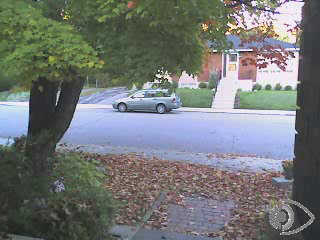
//> input picture frame 11 of bgslibrary-master/dataset/bike.avi, 320 x 240 px
$ ./main   (built with g++ and OpenCV 4)
//> lines starting //> are read from the running program, lines starting //| are printed output that depends on the picture
### Background Subtract/ViBe/ViBe.h
#include <iostream>
#include "opencv2/opencv.hpp"

using namespace cv;
using namespace std;

#define NUM_SAMPLES 20		//每个像素点的样本个数
#define MIN_MATCHES 2		//#min指数
#define RADIUS 20		//Sqthere半径
#define SUBSAMPLE_FACTOR 16	//子采样概率


class ViBe_BGS
{
public:
	ViBe_BGS(void);
	~ViBe_BGS(void);

	void init(const Mat _image);   //初始化
	void processFirstFrame(const Mat _image);
	void testAndUpdate(const Mat _image);  //更新
	Mat getMask(void){return m_mask;};
	void deleteSamples(){delete samples;};

private:
	unsigned char ***samples;
//	float samples[1024][1024][NUM_SAMPLES+1];//保存每个像素点的样本值

/*
	Mat m_samples[NUM_SAMPLES];
	Mat m_foregroundMatchCount;*/

	Mat m_mask;
};

### Background Subtract/ViBe/Vibe.cpp
#include "ViBe.h"

using namespace std;
using namespace cv;

int c_xoff[9] = {-1,  0,  1, -1, 1, -1, 0, 1, 0};  //x的邻居点
int c_yoff[9] = {-1,  0,  1, -1, 1, -1, 0, 1, 0};  //y的邻居点

ViBe_BGS::ViBe_BGS(void)
{

}
ViBe_BGS::~ViBe_BGS(void)
{

}


/**************** Assign space and init ***************************/
void ViBe_BGS::init(const Mat _image)
{
	//动态分配三维数组，samples[][][NUM_SAMPLES]存储前景被连续检测的次数
    samples=new unsigned char **[_image.rows];
	for (int i=0;i<_image.rows;i++)
	{
		samples[i]=new unsigned char *[1024];
		for (int j=0;j<_image.cols;j++)
		{
			samples[i][j]=new unsigned char [NUM_SAMPLES+1];
			for (int k=0;k<NUM_SAMPLES+1;k++)
			{
				samples[i][j][k]=0;
			}
		}
	}

	m_mask = Mat::zeros(_image.size(),CV_8UC1);

	//imshow("m_mask",m_mask);

}

/**************** Init model from first frame ********************/
void ViBe_BGS::processFirstFrame(const Mat _image)
{
	RNG rng;
	int row, col;

	for(int i = 0; i < _image.rows; i++)
	{
		for(int j = 0; j < _image.cols; j++)
		{
			for(int k = 0 ; k < NUM_SAMPLES; k++)
			{
				// Random pick up NUM_SAMPLES pixel in neighbourhood to construct the model
				int random = rng.uniform(0, 9);

				row = i + c_yoff[random];
				if (row < 0)
					row = 0;
				if (row >= _image.rows)
					row = _image.rows - 1;

				col = j + c_xoff[random];
				if (col < 0)
					col = 0;
				if (col >= _image.cols)
					col = _image.cols - 1;

				samples[i][j][k]=_image.at<uchar>(row, col);
			}
		}
	}
}

/**************** Test a new frame and update model ********************/
// [82 lines left out: function testAndUpdate, not called in this run]

// [31 lines of commented-out code are left out]

### Background Subtract/ViBe/main.cpp
#include "ViBe.h"
#include <cstdio>

using namespace cv;
using namespace std;

int main(int argc, char* argv[])
{
	Mat frame, gray, mask;
	VideoCapture capture;
	/****
	capture.open(0);
	capture.set(CV_CAP_PROP_FRAME_WIDTH,320);
	capture.set(CV_CAP_PROP_FRAME_HEIGHT,240);
	***/

	capture.open("bike.avi");
	if (!capture.isOpened())
	{
		cout<<"No camera or video input!\n"<<endl;
		return -1;
	}

	ViBe_BGS Vibe_Bgs;
	bool count =true;
	double t;

	while (1)
	{
		capture >> frame;
//> frame is the input picture: 240 rows x 320 cols, CV_8UC3; mean B, G, R 117.9, 119.1, 115
		if (frame.empty())
			continue;

		cvtColor(frame, gray, CV_RGB2GRAY);
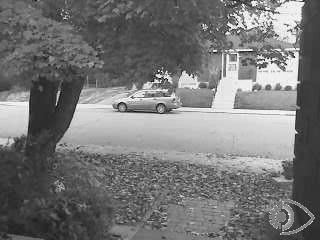
//> gray: 240 rows x 320 cols, CV_8UC1; min 0, max 255, mean 118.2
		if (count)
		{
			Vibe_Bgs.init(gray);
			Vibe_Bgs.processFirstFrame(gray);
//> after the loop in processFirstFrame, `for(int i = 0; i < _image.rows; i++)`: row = 239; col = 319
			cout<<" Training ViBe complete!"<<endl;
			count=false;
		}
		else
		{
			t = (double)cv::getTickCount();
			// 运动前景检测，并更新背景
			Vibe_Bgs.testAndUpdate(gray);
			mask = Vibe_Bgs.getMask();
			t = ((double)cv::getTickCount() - t) / cv::getTickFrequency();
			std::cout<<"time1 = "<< t << std::endl;

			morphologyEx(mask, mask, MORPH_OPEN, Mat());
			imshow("mask", mask);
		}

		imshow("input", frame);

		if ( cvWaitKey(10) == 27 )
//> the Esc key is pressed
			break;
	}

	return 0;
}

$ run again, starting later in the video
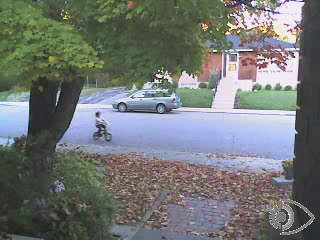
//> input picture frame 53 of bgslibrary-master/dataset/bike.avi, 320 x 240 px
//> frame is the input picture: 240 rows x 320 cols, CV_8UC3; mean B, G, R 117.3, 118.6, 114.8
//> `cvtColor(frame, gray, CV_RGB2GRAY);`:
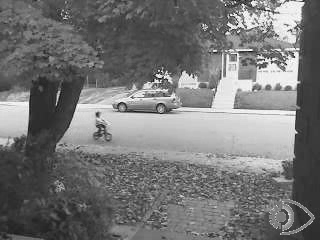
//> gray: 240 rows x 320 cols, CV_8UC1; min 5, max 255, mean 117.8
//> after the loop in processFirstFrame, `for(int i = 0; i < _image.rows; i++)`: row = 239; col = 319

$ run again, starting later in the video
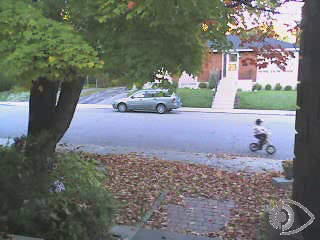
//> input picture frame 95 of bgslibrary-master/dataset/bike.avi, 320 x 240 px
//> frame is the input picture: 240 rows x 320 cols, CV_8UC3; mean B, G, R 116.8, 118.3, 114.7
//> `cvtColor(frame, gray, CV_RGB2GRAY);`:
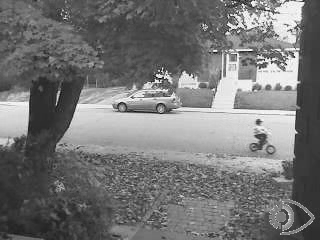
//> gray: 240 rows x 320 cols, CV_8UC1; min 1, max 255, mean 117.5
//> after the loop in processFirstFrame, `for(int i = 0; i < _image.rows; i++)`: row = 239; col = 319
